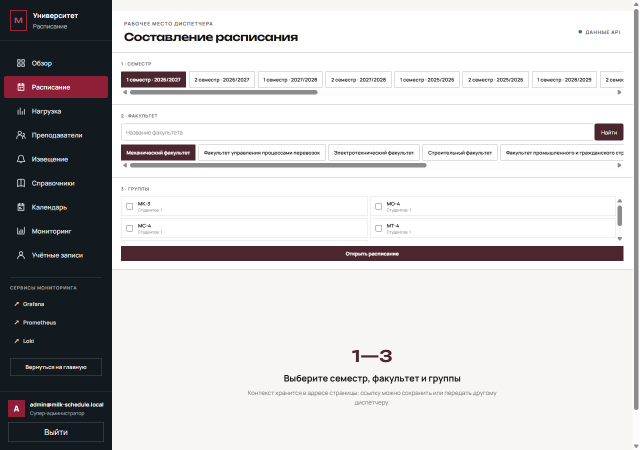
#> input picture docs/design/admin-workbench-2026-09-13/evidence/schedule-context-1280.png, 1280 x 900 px (shown at 1/2 size)
$ python build_schedule_presentation.py
#> lines starting #> are read from the running program, lines starting #| are printed output that depends on the picture
#!/usr/bin/env python3
"""Build the screenshot-only administrator schedule workflow deck.

The deck intentionally contains no overlay text: the presenter narrates the
workflow while each slide shows one full-screen application capture.
"""

from __future__ import annotations

import shutil
import sys
import zipfile
from pathlib import Path
from xml.sax.saxutils import escape

from PIL import Image


ROOT = Path(__file__).resolve().parents[2]
OUT = Path(__file__).resolve().parent / "administrator_schedule_creation_workflow.pptx"
WORK = Path("/tmp/milk-schedule-presentation-build")

SLIDES = [
    ("schedule-context-1280.png", ROOT / "docs/design/admin-workbench-2026-09-13/evidence/schedule-context-1280.png"),
    ("teachers-1280.png", ROOT / "docs/design/admin-workbench-2026-09-13/evidence/teachers-1280.png"),
    ("workload-1280.png", ROOT / "docs/design/admin-workbench-2026-09-13/evidence/workload-1280.png"),
    ("workload-editor-1280.png", ROOT / "docs/design/admin-workbench-2026-09-13/evidence/workload-editor-1280.png"),
    ("schedule-grid-1280.png", ROOT / "docs/design/admin-workbench-2026-09-13/evidence/schedule-grid-1280.png"),
    ("weekday-transfers-1280.png", ROOT / "docs/design/admin-workbench-2026-09-13/evidence/weekday-transfers-1280.png"),
    ("reservations-1280.png", ROOT / "docs/design/admin-workbench-2026-09-13/evidence/reservations-1280.png"),
    ("excel-import-entry.png", ROOT / ".playwright-mcp/page-2026-09-20T09-33-15-572Z.png"),
    ("notice-1280.png", ROOT / "docs/design/admin-workbench-2026-09-13/evidence/notice-1280.png"),
    ("user-schedule.png", ROOT / "apps/frontend/qa-schedule-group.png"),
]

NS_A = "http://schemas.openxmlformats.org/drawingml/2006/main"
NS_R = "http://schemas.openxmlformats.org/officeDocument/2006/relationships"
NS_P = "http://schemas.openxmlformats.org/presentationml/2006/main"


def full_bleed(source: Path, destination: Path) -> None:
    """Crop an application screenshot to 16:9 without adding presentation UI."""
    image = Image.open(source).convert("RGB")
    target_ratio = 16 / 9
    current_ratio = image.width / image.height
    if current_ratio > target_ratio:
        width = round(image.height * target_ratio)
        left = (image.width - width) // 2
        image = image.crop((left, 0, left + width, image.height))
    else:
        height = round(image.width / target_ratio)
        image = image.crop((0, 0, image.width, min(height, image.height)))
    image.resize((1600, 900), Image.Resampling.LANCZOS).save(destination, format="PNG", optimize=True)


def slide_xml(image_name: str) -> str:
    return (
        f'<?xml version="1.0" encoding="UTF-8" standalone="yes"?>'
        f'<p:sld xmlns:a="{NS_A}" xmlns:r="{NS_R}" xmlns:p="{NS_P}">'
        '<p:cSld name="Screenshot"><p:spTree>'
        '<p:nvGrpSpPr><p:cNvPr id="1" name=""/><p:cNvGrpSpPr/><p:nvPr/></p:nvGrpSpPr>'
        '<p:grpSpPr/>'
        f'<p:pic><p:nvPicPr><p:cNvPr id="2" name="{escape(image_name)}"/><p:cNvPicPr/><p:nvPr/></p:nvPicPr>'
        '<p:blipFill><a:blip r:embed="rId1"/><a:stretch><a:fillRect/></a:stretch></p:blipFill>'
        '<p:spPr><a:xfrm><a:off x="0" y="0"/><a:ext cx="12192000" cy="6858000"/></a:xfrm>'
        '<a:prstGeom prst="rect"><a:avLst/></a:prstGeom></p:spPr></p:pic>'
        '</p:spTree></p:cSld><p:clrMapOvr><a:masterClrMapping/></p:clrMapOvr></p:sld>'
    )


def slide_rels(image_name: str) -> str:
    return (
        '<?xml version="1.0" encoding="UTF-8" standalone="yes"?>'
        '<Relationships xmlns="http://schemas.openxmlformats.org/package/2006/relationships">'
        f'<Relationship Id="rId1" Type="http://schemas.openxmlformats.org/officeDocument/2006/relationships/image" Target="../media/{escape(image_name)}"/>'
        '<Relationship Id="rId2" Type="http://schemas.openxmlformats.org/officeDocument/2006/relationships/slideLayout" Target="../slideLayouts/slideLayout1.xml"/>'
        '</Relationships>'
    )


def write_package() -> None:
    if WORK.exists():
        shutil.rmtree(WORK)
    for folder in ("_rels", "docProps", "ppt/_rels", "ppt/media", "ppt/slides", "ppt/slides/_rels", "ppt/slideLayouts", "ppt/slideLayouts/_rels", "ppt/slideMasters", "ppt/slideMasters/_rels", "ppt/theme"):
        (WORK / folder).mkdir(parents=True, exist_ok=True)

    media_names = []
    for name, source in SLIDES:
        if not source.exists():
            raise FileNotFoundError(source)
        media_name = name
        full_bleed(source, WORK / "ppt/media" / media_name)
#> in full_bleed, image is the input picture: PIL image 1280x900 RGB; mean R, G, B 202.4, 201, 201.4
#> in full_bleed, `image = image.crop((0, 0, image.width, min(height, image.height)))`:
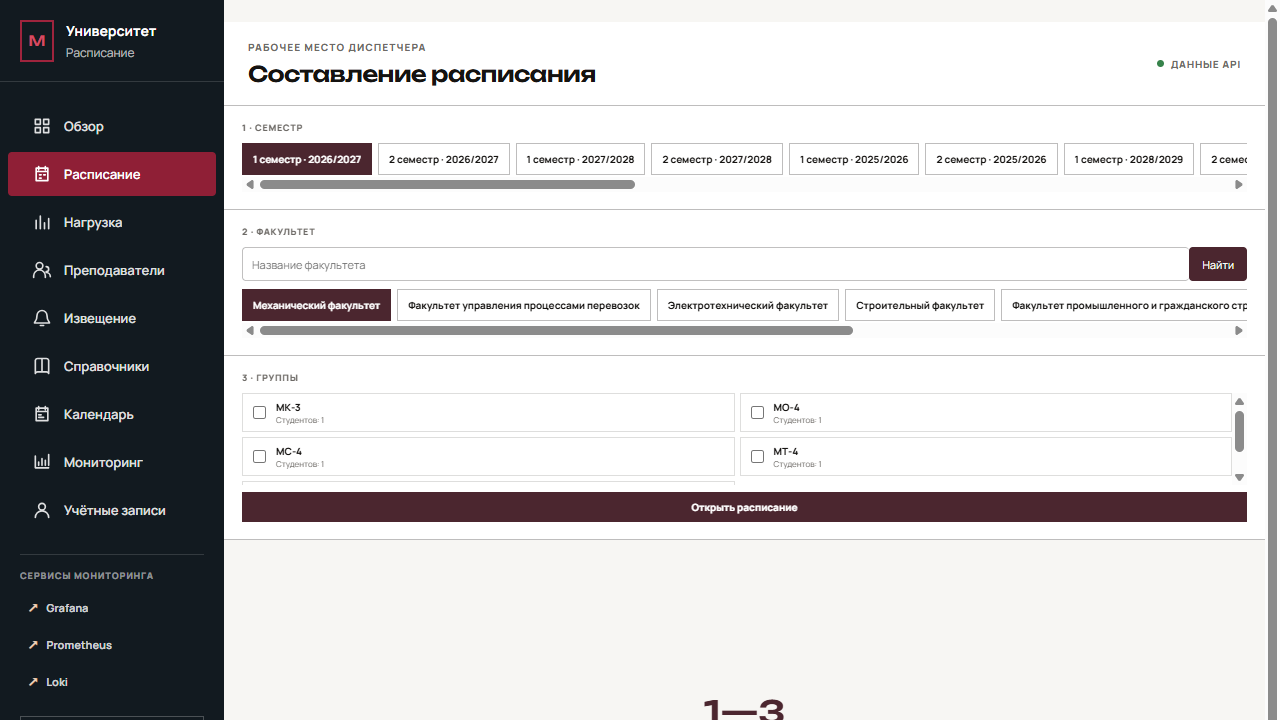
#> image: PIL image 1280x720 RGB; mean R, G, B 201.4, 199.7, 200.6
#> in full_bleed, `image.resize((1600, 900), Image.Resampling.LANCZOS).save(destination, ..`:
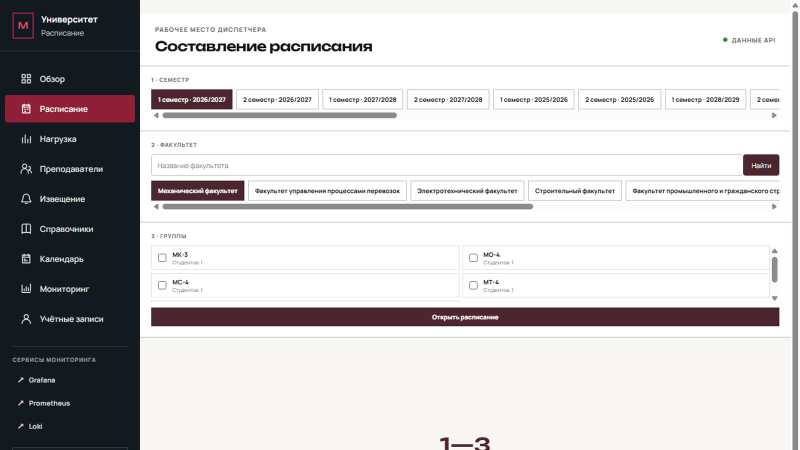
#> saved as schedule-context-1280.png: PIL image 1600x900 RGB (shown at 1/2 size); mean R, G, B 201.1, 199.4, 200.3
        media_names.append(media_name)
#> pass 2 of the loop in write_package, `for name, source in SLIDES:`:
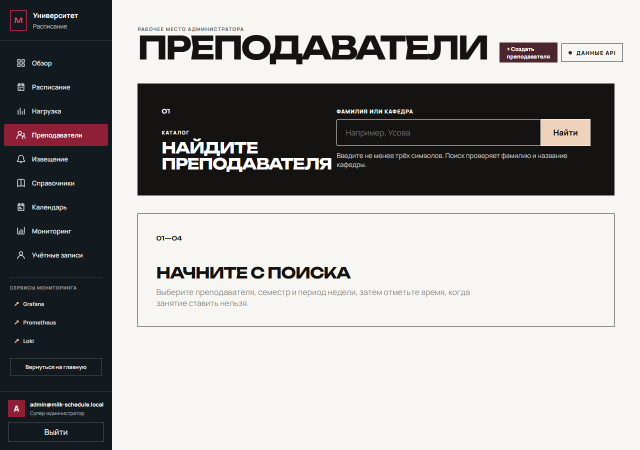
#> input picture docs/design/admin-workbench-2026-09-13/evidence/teachers-1280.png, 1280 x 900 px (shown at 1/2 size)
#> in full_bleed, image is the input picture: PIL image 1280x900 RGB; mean R, G, B 164.1, 163.2, 162
#> in full_bleed (call 2), `image = image.crop((0, 0, image.width, min(height, image.height)))`:
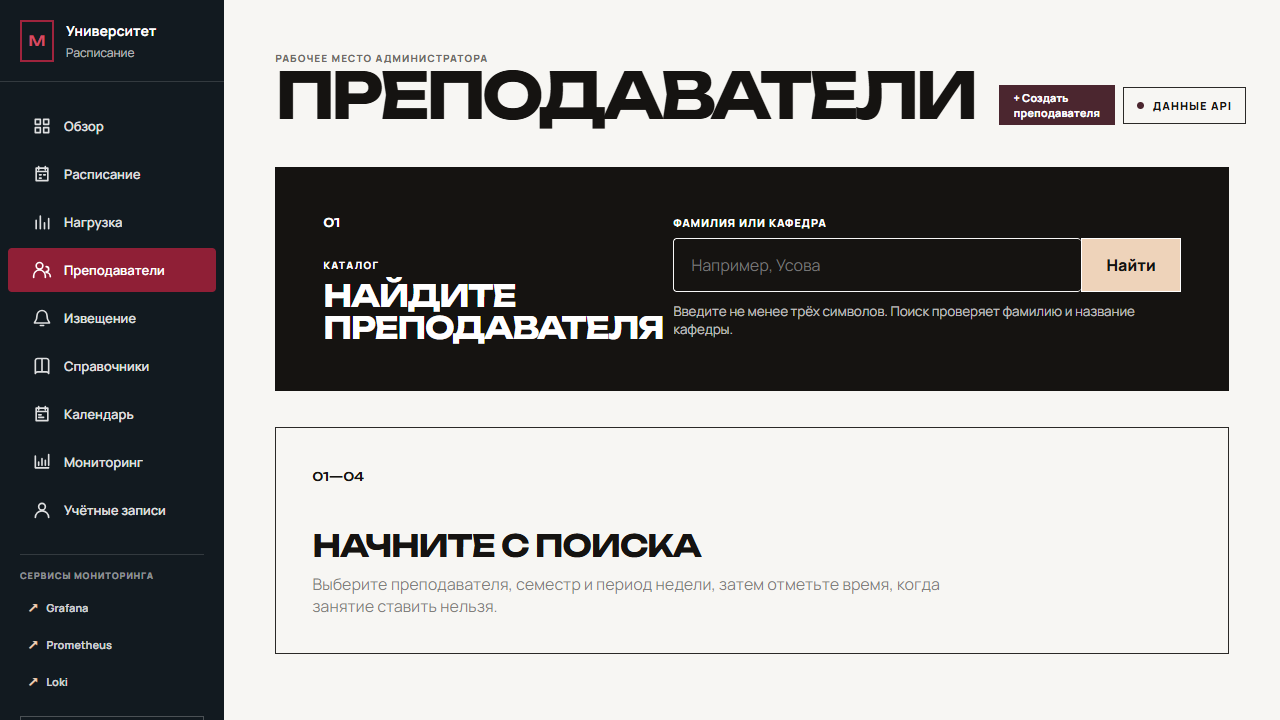
#> image: PIL image 1280x720 RGB; mean R, G, B 152.9, 151.7, 150.6
#> in full_bleed (call 2), `image.resize((1600, 900), Image.Resampling.LANCZOS).save(destination, ..`:
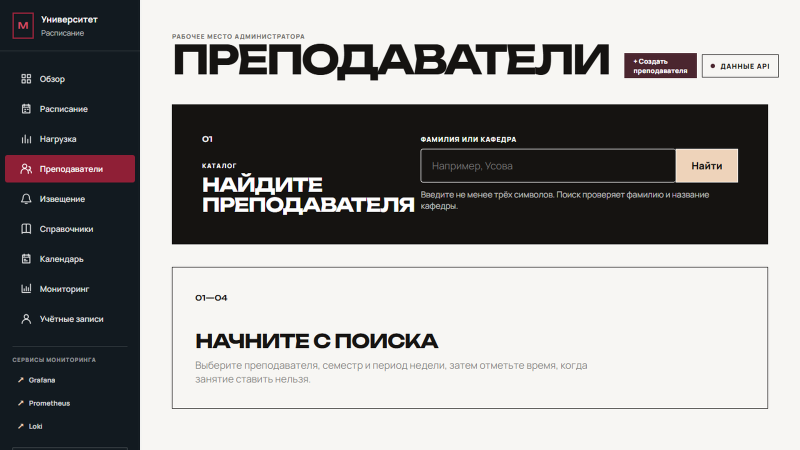
#> saved as teachers-1280.png: PIL image 1600x900 RGB (shown at 1/2 size); mean R, G, B 152.7, 151.6, 150.5
#> pass 3 of the loop in write_package, `for name, source in SLIDES:`:
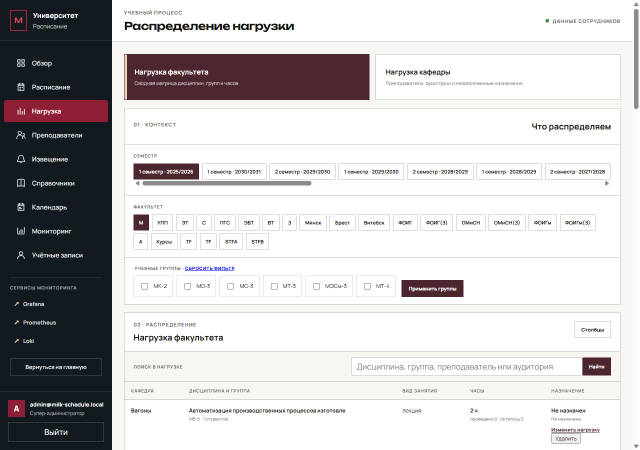
#> input picture docs/design/admin-workbench-2026-09-13/evidence/workload-1280.png, 1280 x 900 px (shown at 1/2 size)
#> in full_bleed, image is the input picture: PIL image 1280x900 RGB; mean R, G, B 201.8, 200.1, 201.3
#> in full_bleed (call 3), `image = image.crop((0, 0, image.width, min(height, image.height)))`:
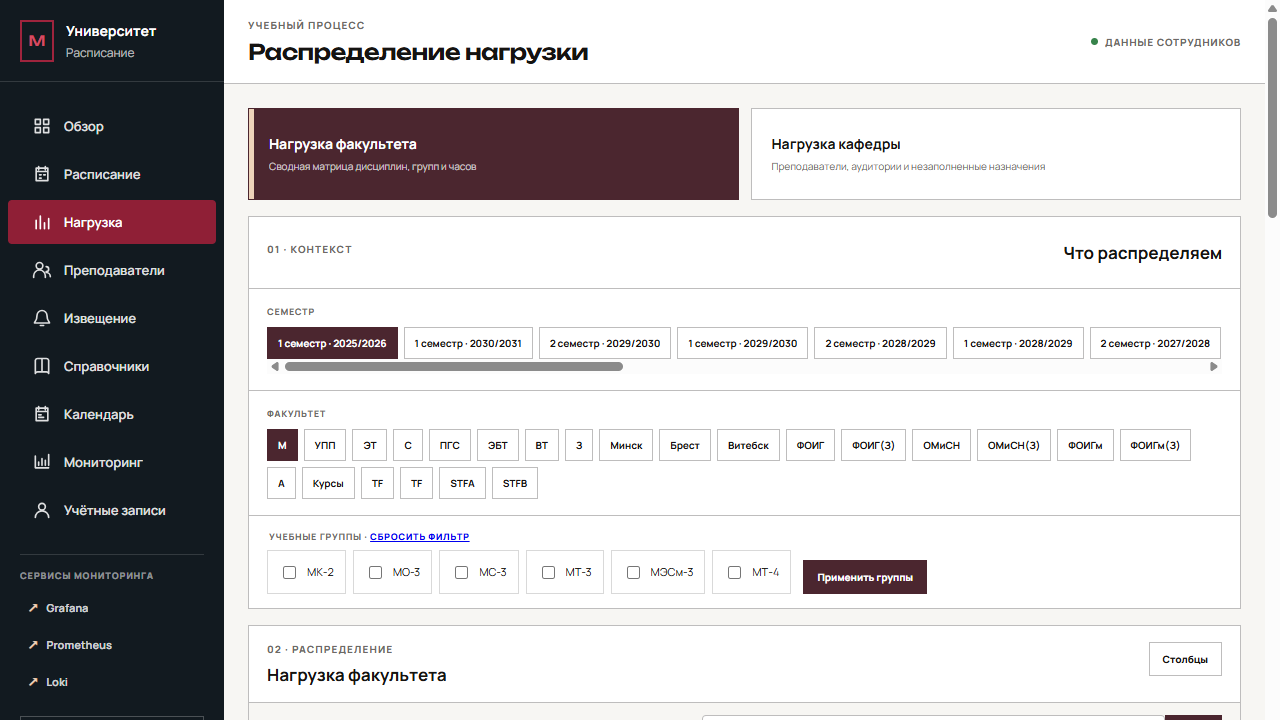
#> image: PIL image 1280x720 RGB; mean R, G, B 200.3, 198.2, 199.6
#> in full_bleed (call 3), `image.resize((1600, 900), Image.Resampling.LANCZOS).save(destination, ..`:
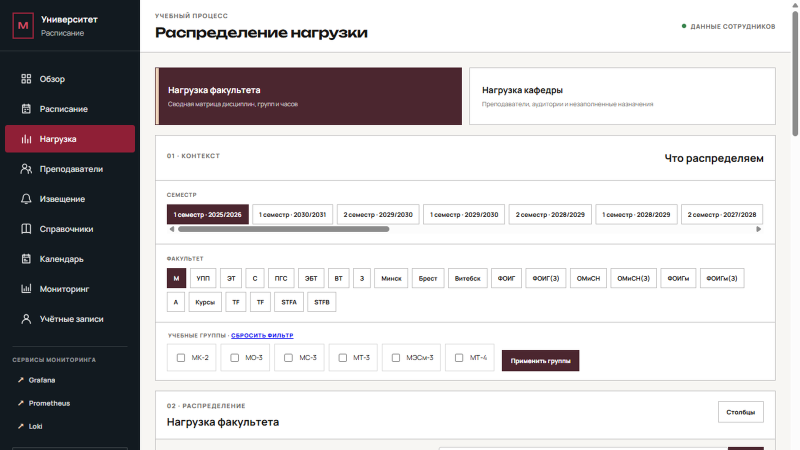
#> saved as workload-1280.png: PIL image 1600x900 RGB (shown at 1/2 size); mean R, G, B 200, 197.8, 199.3
#> the loop made 7 passes; the first 3 are shown

    (WORK / "[Content_Types].xml").write_text(
        '<?xml version="1.0" encoding="UTF-8" standalone="yes"?>'
        '<Types xmlns="http://schemas.openxmlformats.org/package/2006/content-types">'
        '<Default Extension="rels" ContentType="application/vnd.openxmlformats-package.relationships+xml"/>'
        '<Default Extension="xml" ContentType="application/xml"/><Default Extension="png" ContentType="image/png"/>'
        '<Override PartName="/ppt/presentation.xml" ContentType="application/vnd.openxmlformats-officedocument.presentationml.presentation.main+xml"/>'
        '<Override PartName="/ppt/slideMasters/slideMaster1.xml" ContentType="application/vnd.openxmlformats-officedocument.presentationml.slideMaster+xml"/>'
        '<Override PartName="/ppt/slideLayouts/slideLayout1.xml" ContentType="application/vnd.openxmlformats-officedocument.presentationml.slideLayout+xml"/>'
        '<Override PartName="/ppt/theme/theme1.xml" ContentType="application/vnd.openxmlformats-officedocument.theme+xml"/>'
        + "".join(
            f'<Override PartName="/ppt/slides/slide{i}.xml" ContentType="application/vnd.openxmlformats-officedocument.presentationml.slide+xml"/>'
            for i in range(1, len(media_names) + 1)
        )
        + '</Types>',
        encoding="utf-8",
    )
    (WORK / "_rels/.rels").write_text(
        '<?xml version="1.0" encoding="UTF-8" standalone="yes"?>'
        '<Relationships xmlns="http://schemas.openxmlformats.org/package/2006/relationships">'
        '<Relationship Id="rId1" Type="http://schemas.openxmlformats.org/officeDocument/2006/relationships/officeDocument" Target="ppt/presentation.xml"/>'
        '</Relationships>', encoding="utf-8")
    (WORK / "docProps/core.xml").write_text(
        '<?xml version="1.0" encoding="UTF-8" standalone="yes"?>'
        '<cp:coreProperties xmlns:cp="http://schemas.openxmlformats.org/package/2006/metadata/core-properties" '
        'xmlns:dc="http://purl.org/dc/elements/1.1/" xmlns:dcterms="http://purl.org/dc/terms/">'
        '<dc:title>Administrator schedule creation workflow</dc:title><dc:creator>Milk Schedule</dc:creator>'
        '<cp:lastModifiedBy>Milk Schedule</cp:lastModifiedBy></cp:coreProperties>', encoding="utf-8")
    (WORK / "docProps/app.xml").write_text(
        '<?xml version="1.0" encoding="UTF-8" standalone="yes"?>'
        '<Properties xmlns="http://schemas.openxmlformats.org/officeDocument/2006/extended-properties">'
        '<Application>Milk Schedule presentation builder</Application></Properties>', encoding="utf-8")

    slide_ids = "".join(f'<p:sldId id="{255 + i}" r:id="rId{i + 1}"/>' for i in range(1, len(media_names) + 1))
    (WORK / "ppt/presentation.xml").write_text(
        f'<?xml version="1.0" encoding="UTF-8" standalone="yes"?>'
        f'<p:presentation xmlns:a="{NS_A}" xmlns:r="{NS_R}" xmlns:p="{NS_P}">'
        '<p:sldMasterIdLst><p:sldMasterId id="2147483648" r:id="rId1"/></p:sldMasterIdLst>'
        f'<p:sldIdLst>{slide_ids}</p:sldIdLst><p:sldSz cx="12192000" cy="6858000" type="screen16x9"/>'
        '<p:notesSz cx="6858000" cy="9144000"/></p:presentation>', encoding="utf-8")
    presentation_rels = (
        '<?xml version="1.0" encoding="UTF-8" standalone="yes"?>'
        '<Relationships xmlns="http://schemas.openxmlformats.org/package/2006/relationships">'
        '<Relationship Id="rId1" Type="http://schemas.openxmlformats.org/officeDocument/2006/relationships/slideMaster" Target="slideMasters/slideMaster1.xml"/>'
        + "".join(
            f'<Relationship Id="rId{i + 1}" Type="http://schemas.openxmlformats.org/officeDocument/2006/relationships/slide" Target="slides/slide{i}.xml"/>'
            for i in range(1, len(media_names) + 1)
        )
        + '</Relationships>'
    )
    (WORK / "ppt/_rels/presentation.xml.rels").write_text(presentation_rels, encoding="utf-8")

    (WORK / "ppt/slideLayouts/slideLayout1.xml").write_text(
        f'<?xml version="1.0" encoding="UTF-8" standalone="yes"?><p:sldLayout xmlns:a="{NS_A}" xmlns:r="{NS_R}" xmlns:p="{NS_P}" type="blank">'
        '<p:cSld name="Blank"><p:spTree><p:nvGrpSpPr><p:cNvPr id="1" name=""/><p:cNvGrpSpPr/><p:nvPr/></p:nvGrpSpPr><p:grpSpPr/></p:spTree></p:cSld>'
        '<p:clrMapOvr><a:masterClrMapping/></p:clrMapOvr></p:sldLayout>', encoding="utf-8")
    (WORK / "ppt/slideLayouts/_rels/slideLayout1.xml.rels").write_text(
        '<?xml version="1.0" encoding="UTF-8" standalone="yes"?><Relationships xmlns="http://schemas.openxmlformats.org/package/2006/relationships">'
        '<Relationship Id="rId1" Type="http://schemas.openxmlformats.org/officeDocument/2006/relationships/slideMaster" Target="../slideMasters/slideMaster1.xml"/></Relationships>', encoding="utf-8")
    (WORK / "ppt/slideMasters/slideMaster1.xml").write_text(
        f'<?xml version="1.0" encoding="UTF-8" standalone="yes"?><p:sldMaster xmlns:a="{NS_A}" xmlns:r="{NS_R}" xmlns:p="{NS_P}">'
        '<p:cSld name="Master"><p:spTree><p:nvGrpSpPr><p:cNvPr id="1" name=""/><p:cNvGrpSpPr/><p:nvPr/></p:nvGrpSpPr><p:grpSpPr/></p:spTree></p:cSld>'
        '<p:clrMap bg1="lt1" tx1="dk1" bg2="lt2" accent1="accent1" accent2="accent2" accent3="accent3" accent4="accent4" accent5="accent5" accent6="accent6" hlink="hlink" folHlink="folHlink"/>'
        '<p:sldLayoutIdLst><p:sldLayoutId id="1" r:id="rId1"/></p:sldLayoutIdLst><p:txStyles/></p:sldMaster>', encoding="utf-8")
    (WORK / "ppt/slideMasters/_rels/slideMaster1.xml.rels").write_text(
        '<?xml version="1.0" encoding="UTF-8" standalone="yes"?><Relationships xmlns="http://schemas.openxmlformats.org/package/2006/relationships">'
        '<Relationship Id="rId1" Type="http://schemas.openxmlformats.org/officeDocument/2006/relationships/slideLayout" Target="../slideLayouts/slideLayout1.xml"/>'
        '<Relationship Id="rId2" Type="http://schemas.openxmlformats.org/officeDocument/2006/relationships/theme" Target="../theme/theme1.xml"/></Relationships>', encoding="utf-8")
    (WORK / "ppt/theme/theme1.xml").write_text(
        f'<?xml version="1.0" encoding="UTF-8" standalone="yes"?><a:theme xmlns:a="{NS_A}" name="Milk Schedule"><a:themeElements><a:clrScheme name="Office"><a:dk1><a:sysClr val="windowText" lastClr="000000"/></a:dk1><a:lt1><a:sysClr val="window" lastClr="FFFFFF"/></a:lt1><a:dk2><a:srgbClr val="1F1F1F"/></a:dk2><a:lt2><a:srgbClr val="F2F2F2"/></a:lt2><a:accent1><a:srgbClr val="5A2634"/></a:accent1><a:accent2><a:srgbClr val="DCE9B4"/></a:accent2><a:accent3><a:srgbClr val="B69A7E"/></a:accent3><a:accent4><a:srgbClr val="7F7F7F"/></a:accent4><a:accent5><a:srgbClr val="C0504D"/></a:accent5><a:accent6><a:srgbClr val="9BBB59"/></a:accent6><a:hlink><a:srgbClr val="0000FF"/></a:hlink><a:folHlink><a:srgbClr val="800080"/></a:folHlink></a:clrScheme><a:fontScheme name="Office"><a:majorFont><a:latin typeface="Arial"/></a:majorFont><a:minorFont><a:latin typeface="Arial"/></a:minorFont></a:fontScheme><a:fmtScheme name="Office"><a:fillStyleLst/><a:lnStyleLst/><a:effectStyleLst/><a:bgFillStyleLst/></a:fmtScheme></a:themeElements></a:theme>', encoding="utf-8")

    for index, image_name in enumerate(media_names, start=1):
        (WORK / f"ppt/slides/slide{index}.xml").write_text(slide_xml(image_name), encoding="utf-8")
        (WORK / f"ppt/slides/_rels/slide{index}.xml.rels").write_text(slide_rels(image_name), encoding="utf-8")

    OUT.unlink(missing_ok=True)
    with zipfile.ZipFile(OUT, "w", compression=zipfile.ZIP_DEFLATED) as package:
        for path in WORK.rglob("*"):
            if path.is_file():
                package.write(path, path.relative_to(WORK).as_posix())
    print(f"wrote {OUT} ({len(media_names)} slides)")


if __name__ == "__main__":
    try:
#> (the run stopped early here; a loop or call above may not have finished)
